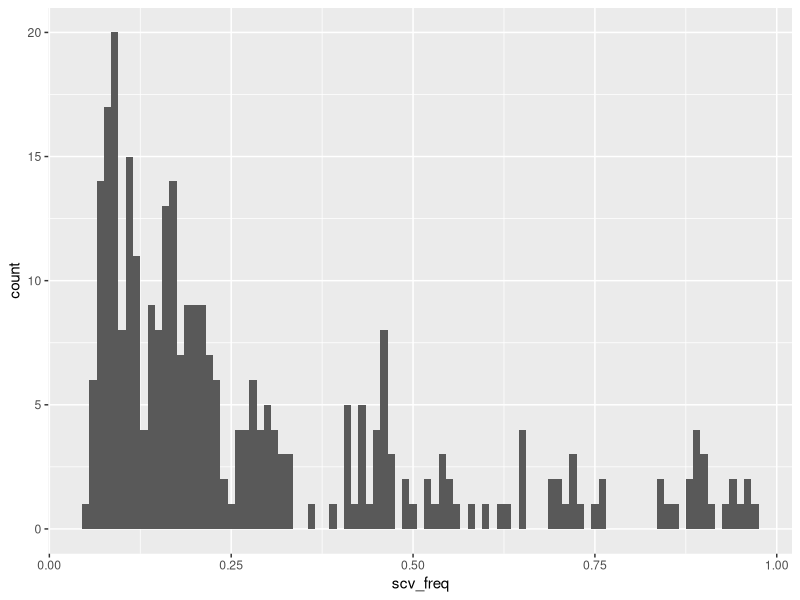
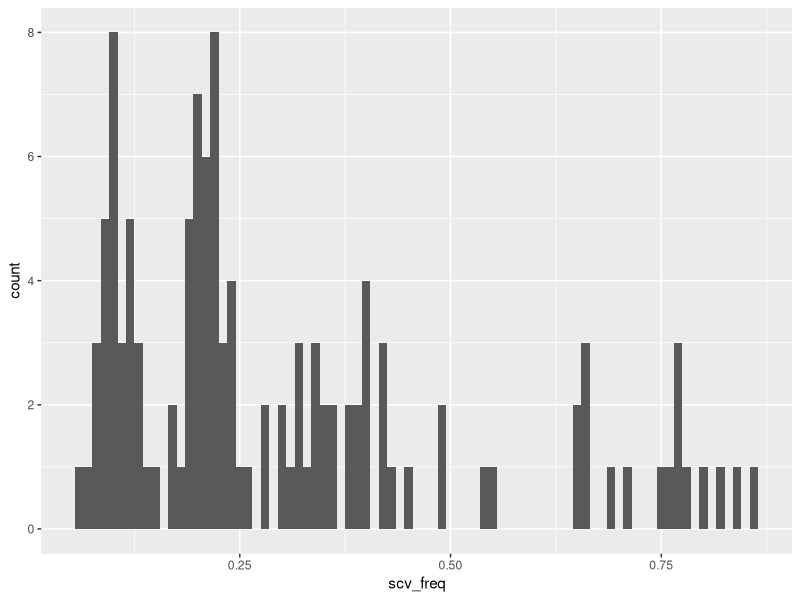
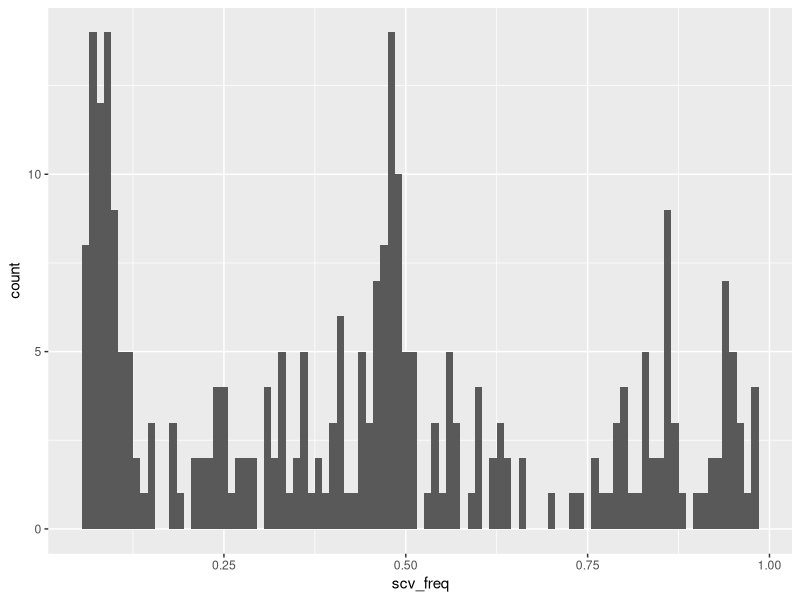

R code for these plots, in order: (Note: this script raises an error after producing the figures.)
## ---- chunk 1
# Load SCV dataset
scv <- read.csv("../Data/Thermo_Hugo_SCV.csv")
#str(scv)
## ---- chunk 2
library(tidyverse)
## ---- chunk 3
# Check Normality
rpoB_scv_data <- subset(scv, Gene_ID == "rpoB")
rpoB_scv_hist <- ggplot(rpoB_scv_data, aes(x = scv_freq)) +
  geom_histogram(binwidth = 0.01)
#rpoB_scv_hist

recA_scv_data <- subset(scv, Gene_ID == "recA")
recA_scv_hist <- ggplot(recA_scv_data, aes(x = scv_freq)) +
  geom_histogram(binwidth = 0.01)
#recA_scv_hist

gyrB_scv_data <- subset(scv, Gene_ID == "gyrB")
gyrB_scv_hist <- ggplot(gyrB_scv_data, aes(x = scv_freq)) +
  geom_histogram(binwidth = 0.01)
#gyrB_scv_hist
## ---- chunk 4
# SCV

# SCV Frequency GLM
SCV_GLMM <- glmmTMB(
  scv_freq ~ Gene_ID * Site + Gene_ID * Month,
  data = scv,
  family = beta_family()
)

# Add Model Predictions
scv$predicted <- predict(SCV_GLMM, type = "response")

# 3. Clean data
scv_clean <- scv %>%
  filter(!is.na(Month)) %>%
  mutate(
    Month = factor(trimws(as.character(Month))),  # Clean text and convert to factor
    SiteMonth = interaction(Site, Month, sep = "_")  # Create grouping variable
  )

# Order of x-axis
scv_clean$SiteMonth <- factor(scv_clean$SiteMonth,
  levels = c("A_February", "B_February", "A_June", "B_June", "C_June")
)
## ---- chunk 5

# Plot
ggplot(scv_clean, aes(x = SiteMonth, y = scv_freq)) +
  geom_jitter(aes(color = Site), width = 0.2, alpha = 0.6) +
  stat_summary(aes(y = predicted), fun = mean, geom = "point",
               shape = 18, size = 3, color = "black") +
  facet_wrap(~ Gene_ID) +
  labs(
    title = "SCV Frequency Variance in Thermoflexus hugenholtzii",
    x = "Site and Month",
    y = "SCV Frequency",
    
  ) +
  theme_minimal() +
  theme(axis.text.x = element_text(angle = 45, hjust = 1),
        legend.position = "none")
# Summary Statistics

summary(SCV_GLMM)
